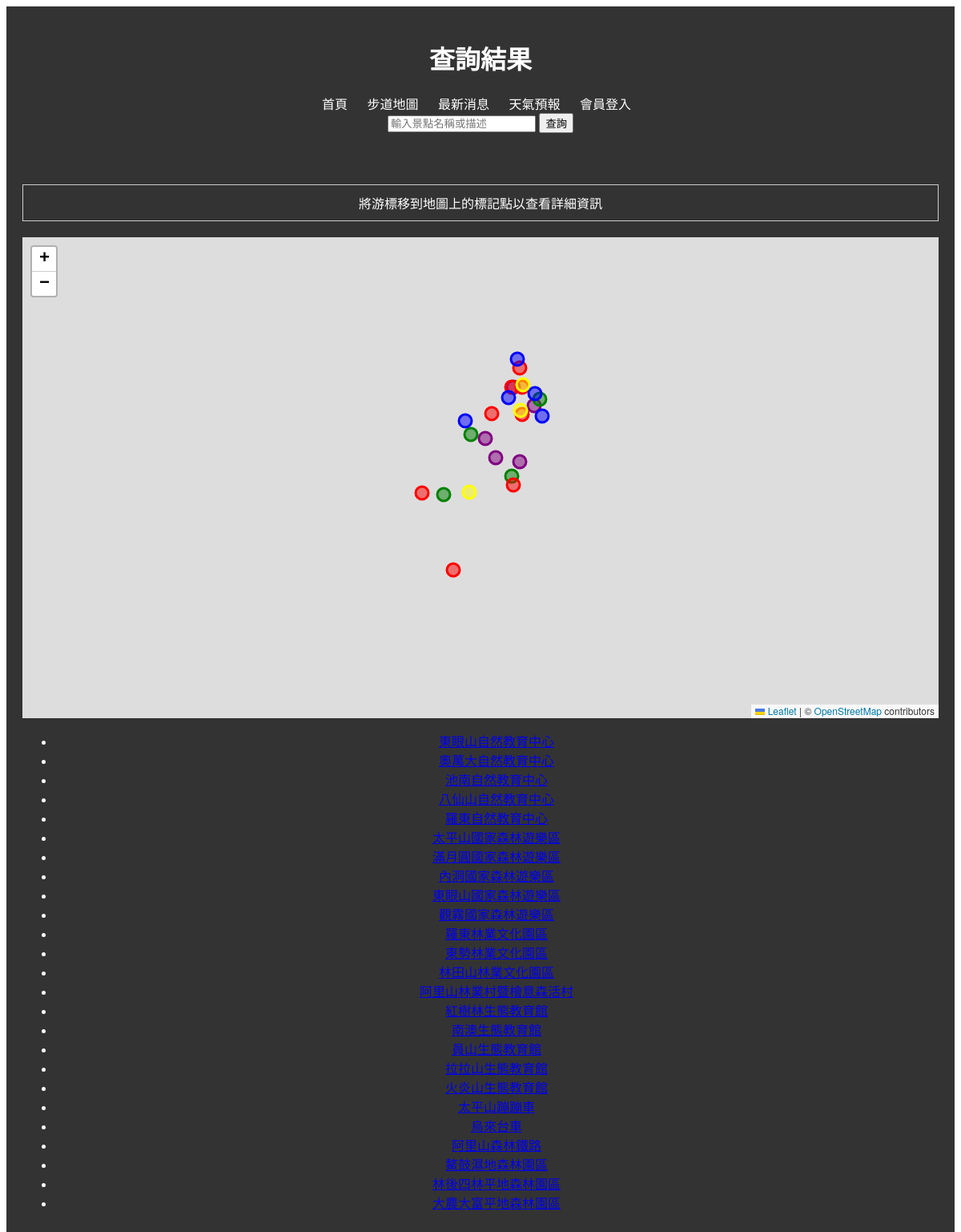
The app's page /results.php with its own data.
### tables this page shows
CREATE TABLE `location_info` (
  `id` int(11) NOT NULL,
  `location_name` varchar(100) NOT NULL,
  `page_url` varchar(255) NOT NULL,
  `opening_time` time DEFAULT NULL,
  `closing_time` time DEFAULT NULL,
  `address` varchar(255) NOT NULL,
  `altitude_min` int(11) DEFAULT NULL,
  `altitude_max` int(11) DEFAULT NULL,
  `description` text DEFAULT NULL,
  `TR_ID` int(11) DEFAULT NULL,
  `coordinates` point DEFAULT NULL,
  `small_vehicle_allowed` tinyint(1) DEFAULT NULL,
  `large_vehicle_allowed` tinyint(1) DEFAULT NULL,
  `District_ID` varchar(7) NOT NULL,
  `Type_ID` int(11) NOT NULL,
  `activity_intensity` int(1) DEFAULT NULL
);

### results.php (the view, shortened to what this page needs)
<?php
include 'db.php';
$search_term = $_GET['search'];
$sql_location = "SELECT Type_ID, id, location_name, ST_X(coordinates) as longitude, ST_Y(coordinates) as latitude, address
                 FROM location_info
                 WHERE address LIKE '%$search_term%' OR description LIKE '%$search_term%'";
$result_location = $conn->query($sql_location);
$locations = [];
while ($row = $result_location->fetch_assoc()) {
    $locations[] = $row;
}
?>
<!DOCTYPE html>
<html lang="en">
<head>
    <link rel="stylesheet" href="styles.css">
    <link rel="stylesheet" href="https://unpkg.com/leaflet@1.7.1/dist/leaflet.css" />
</head>
<body>
    <header>
    <header>
        <h1>查詢結果</h1>
        <nav>
            <ul>
                <li><a href="index.php">首頁</a></li>
                <li><a href="leaflet.php">步道地圖</a></li>
                <li><a href="news.php">最新消息</a></li>
                <li><a href="weather.php">天氣預報</a></li>
                <li><a href="login.php">會員登入</a></li>
                <li>
                    <form method="GET" action="results.php">
                        <input type="text" id="search" name="search" placeholder="輸入景點名稱或描述">
                        <input type="submit" value="查詢">
                    </form>
                </li>
            </ul>
        </nav>
    </header>
    <main>
        <div id="info">將游標移到地圖上的標記點以查看詳細資訊</div>
        <div id="map"></div>
        <?php if (count($locations) > 0): ?>
            <ul>
                <?php foreach ($locations as $location): ?>
                    <li><a href="details.php?id=<?= $location['id'] ?>"><?= $location['location_name'] ?></a></li>
                <?php endforeach; ?>
            </ul>
        <?php else: ?>
            <p>沒有找到相關景點。</p>
        <?php endif; ?>
    </main>
</body>
</html>

### styles.css (style rules this page uses)
body { font-family: Arial, sans-serif; }
header { background-color: #333; color: white; padding: 10px 0; text-align: center; }
nav ul { list-style-type: none; padding: 0; }
nav ul li { display: inline; margin: 0 10px; }
nav ul li a { color: white; text-decoration: none; }
main { margin: 20px; }

### results.php (style rules this page uses)
#map { height: 600px; margin-top: 20px; }
#info { margin-top: 20px; padding: 10px; border: 1px solid #ccc; }

### records on screen
location_info: location_name "東眼山自然教育中心"
location_info: location_name "奧萬大自然教育中心"
location_info: location_name "池南自然教育中心"
location_info: location_name "八仙山自然教育中心"
location_info: location_name "羅東自然教育中心"
location_info: location_name "太平山國家森林遊樂區"
location_info: location_name "滿月圓國家森林遊樂區"
location_info: location_name "內洞國家森林遊樂區"
location_info: location_name "東眼山國家森林遊樂區"
location_info: location_name "觀霧國家森林遊樂區"
location_info: location_name "羅東林業文化園區"
location_info: location_name "東勢林業文化園區"
location_info: location_name "林田山林業文化園區"
location_info: location_name "阿里山林業村暨檜意森活村"
location_info: location_name "紅樹林生態教育館"
location_info: location_name "南澳生態教育館"
location_info: location_name "員山生態教育館"
location_info: location_name "拉拉山生態教育館"
location_info: location_name "火炎山生態教育館"
location_info: location_name "太平山蹦蹦車"
location_info: location_name "烏來台車"
location_info: location_name "阿里山森林鐵路"
location_info: location_name "鰲鼓濕地森林園區"
location_info: location_name "林後四林平地森林園區"
location_info: location_name "大農大富平地森林園區"
